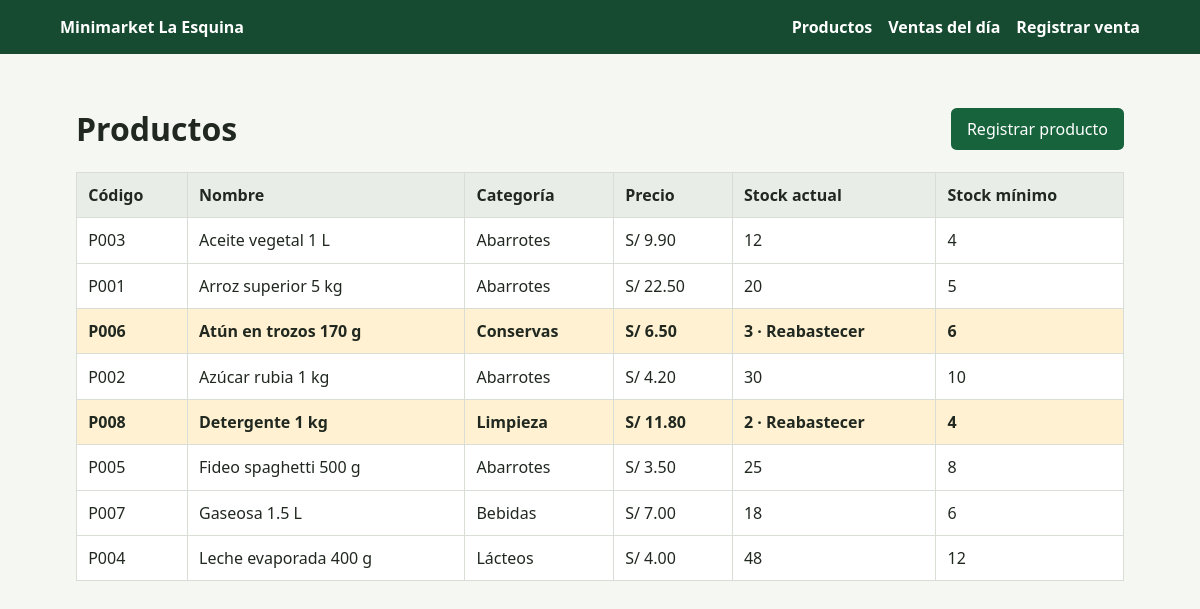
/index.php?route=/productos, run on the app's committed database.
### tables this page shows
CREATE TABLE producto (
    id            INT UNSIGNED  NOT NULL AUTO_INCREMENT,
    codigo        VARCHAR(64)   NOT NULL,                
    nombre        VARCHAR(150)  NOT NULL,
    categoria     VARCHAR(80)   DEFAULT NULL,            
    precio_venta  DECIMAL(10,2) NOT NULL DEFAULT 0.00,    
    stock_actual  INT UNSIGNED  NOT NULL DEFAULT 0,      
    stock_minimo  INT UNSIGNED  NOT NULL DEFAULT 0,      
    PRIMARY KEY (id),
    UNIQUE KEY uk_producto_codigo (codigo),
    CONSTRAINT chk_precio_venta CHECK (precio_venta >= 0),
    CONSTRAINT chk_stock_actual CHECK (stock_actual  >= 0),
    CONSTRAINT chk_stock_minimo CHECK (stock_minimo  >= 0)
);

### app/Core/ViewRenderer.php (called while the page is built, shortened)
<?php
final class ViewRenderer
{
    public function render(string $template, array $data = [], int $status = 200): void
    {
        $templatePath = $this->resolve($template);
        extract($data, EXTR_SKIP);
        require $templatePath;
        $content = (string) ob_get_clean();
        $layoutPath = $this->resolve('layout.php');
        require $layoutPath;
    }
    private function resolve(string $template): string
    {
        $path = $this->directory . DIRECTORY_SEPARATOR
            . str_replace('/', DIRECTORY_SEPARATOR, $template);
        if (!str_ends_with($path, '.php')) {
            $path .= '.php';
        }
        return $path;
    }
}

### app/Controllers/ProductoController.php (called while the page is built, shortened)
<?php
final class ProductoController
{
    public function index(): void
    {
        $this->views->render('productos/index', ['productos' => $this->productos->listarTodos()]);
    }
}

### public/index.php (called while the page is built, shortened)
<?php
require dirname(__DIR__) . '/app/autoload.php';
try {
    $pdo = require dirname(__DIR__) . '/config/database.php';
    $productoRepository = new ProductoRepository($pdo);
    $ventaRepository = new VentaRepository($pdo);
    $productoService = new ProductoService($productoRepository);
    $ventaService = new VentaService($pdo, $productoRepository, $ventaRepository);
    $views = new ViewRenderer(dirname(__DIR__) . '/views');
    $csrf = new CsrfGuard();
    $router = new Router(
        new DashboardController($views),
        new ProductoController($views, $csrf, $productoService, $productoRepository),
        new VentaController($views, $csrf, $ventaService, $productoRepository, $ventaRepository)
    );
    $router->dispatch(
        strtoupper($_SERVER['REQUEST_METHOD'] ?? 'GET'),
        (string) ($_GET['route'] ?? '/')
    );
} catch (TokenCsrfInvalidoException $exception) {
    http_response_code(422);
    error_log($exception->getMessage());
    echo 'Petición no válida. Recargue el formulario e inténtelo nuevamente.';
} catch (StockInsuficienteException $exception) {
    http_response_code(409);
    error_log($exception->getMessage());
    echo 'No hay stock suficiente para completar la venta.';
} catch (ProductoNoEncontradoException $exception) {
    http_response_code(404);
    error_log($exception->getMessage());
    echo 'El producto solicitado no está registrado.';
} catch (Throwable $exception) {
    http_response_code(500);
    error_log((string) $exception);
    echo 'No se pudo completar la solicitud. Revise la configuración o los registros del sistema.';
}

### app/Repositories/ProductoRepository.php (called while the page is built, shortened)
<?php
class ProductoRepository
{
    public function listarTodos(): array
    {
        $statement = $this->pdo->query(
            'SELECT id, codigo, nombre, categoria, precio_venta, stock_actual, stock_minimo
             FROM producto ORDER BY nombre, codigo'
        );
        $productos = [];
        foreach ($statement->fetchAll() as $row) {
            $productos[] = Producto::fromRow($row);
        }
        return $productos;
    }
}

### app/autoload.php (called while the page is built, shortened)
<?php
spl_autoload_register(static function (string $class): void {
    $prefix = 'App\\';
    $relativeClass = substr($class, strlen($prefix));
    $file = __DIR__ . DIRECTORY_SEPARATOR
        . str_replace('\\', DIRECTORY_SEPARATOR, $relativeClass)
        . '.php';
});

### app/Models/Producto.php (called while the page is built, shortened)
<?php
final class Producto
{
    public static function fromRow(array $row): self
    {
        return new self(
            isset($row['id']) ? (int) $row['id'] : null,
            (string) $row['codigo'],
            (string) $row['nombre'],
            isset($row['categoria']) ? (string) $row['categoria'] : null,
            self::decimalToCents((string) $row['precio_venta']),
            (int) $row['stock_actual'],
            (int) $row['stock_minimo']
        );
    }
    public static function decimalToCents(string $amount): int
    {
        [$whole, $fraction] = array_pad(explode('.', $amount, 2), 2, '');
        $cents = (int) str_pad($fraction, 2, '0');
        return ((int) $whole * 100) + $cents;
    }
    public static function centsToDecimal(int $cents): string
    {
        return intdiv($cents, 100) . '.' . str_pad((string) ($cents % 100), 2, '0', STR_PAD_LEFT);
    }
}

### app/Services/VentaService.php (called while the page is built, shortened)
<?php
final class VentaService
{
    public static function debeResaltar(int $stockActual, int $stockMinimo): bool
    {
        return $stockActual <= $stockMinimo;
    }
}

### views/productos/index.php (the view, shortened to what this page needs)
<div class="page-heading">
    <h1>Productos</h1>
    <a class="button" href="<?= $e($url('/productos/crear')) ?>">Registrar producto</a>
</div>
<div class="table-wrap">
    <table>
        <thead>
        <tr><th>Código</th><th>Nombre</th><th>Categoría</th><th>Precio</th><th>Stock actual</th><th>Stock mínimo</th></tr>
        </thead>
        <tbody>
        <?php foreach ($productos as $producto): ?>
            <?php $alerta = \App\Services\VentaService::debeResaltar($producto->stockActual, $producto->stockMinimo); ?>
            <tr class="<?= $alerta ? 'stock-alert' : '' ?>">
                <td><?= $e($producto->codigo) ?></td>
                <td><?= $e($producto->nombre) ?></td>
                <td><?= $e($producto->categoria ?? '—') ?></td>
                <td>S/ <?= $e(\App\Models\Producto::centsToDecimal($producto->precioVentaCentavos)) ?></td>
                <td><?= $e($producto->stockActual) ?><?= $alerta ? ' · Reabastecer' : '' ?></td>
                <td><?= $e($producto->stockMinimo) ?></td>
            </tr>
        <?php endforeach; ?>
        </tbody>
    </table>
</div>

### app/Core/Router.php (shortened to what this page needs)
<?php
final class Router
{
    public function dispatch(string $method, string $route): void
    {
        if ($route === '/productos' && $method === 'GET') {
            $this->productos->index();
            return;
        }
    }
}

### views/layout.php (shortened to what this page needs)
<!doctype html>
<html lang="es">
<head>
    <link rel="stylesheet" href="css/app.css">
</head>
<body>
    <header class="site-header">
        <a href="<?= $e($url('/')) ?>">Minimarket La Esquina</a>
        <nav>
            <a href="<?= $e($url('/productos')) ?>">Productos</a>
            <a href="<?= $e($url('/ventas')) ?>">Ventas del día</a>
            <a href="<?= $e($url('/ventas/crear')) ?>">Registrar venta</a>
        </nav>
    </header>
    <main class="container">
        <?= $content ?>
    </main>
</body>
</html>

### public/css/app.css (style rules this page uses)
:root { font-family: system-ui, -apple-system, "Segoe UI", sans-serif; color: #202820; background: #f5f7f3; }
* { box-sizing: border-box; }
body { margin: 0; }
a { color: #17633b; }
.site-header { display: flex; justify-content: space-between; align-items: center; gap: 1rem; padding: 1rem max(1rem, calc((100% - 1080px) / 2)); background: #174b31; color: white; }
.site-header a { color: white; text-decoration: none; font-weight: 600; }
.site-header nav { display: flex; flex-wrap: wrap; gap: 1rem; }
.container { max-width: 1080px; margin: 2rem auto; padding: 0 1rem; }
.page-heading, .actions { display: flex; align-items: center; flex-wrap: wrap; gap: 1rem; }
.page-heading { justify-content: space-between; }
.button, button { display: inline-block; padding: .65rem 1rem; border: 0; border-radius: .35rem; background: #17633b; color: white; text-decoration: none; font: inherit; cursor: pointer; }
.table-wrap { overflow-x: auto; }
table { width: 100%; border-collapse: collapse; background: white; }
th, td { padding: .7rem; border: 1px solid #d8ded6; text-align: left; }
th { background: #e8eee7; }
.stock-alert { background: #fff1d1; }
.stock-alert td { font-weight: 600; }

### data on the page
producto: codigo "P003", nombre "Aceite vegetal 1 L", categoria "Abarrotes", precioVentaCentavos "9.90", stock_actual "12", stock_minimo "4"
producto: codigo "P001", nombre "Arroz superior 5 kg", categoria "Abarrotes", precioVentaCentavos "22.50", stock_actual "20", stock_minimo "5"
producto: codigo "P006", nombre "Atún en trozos 170 g", categoria "Conservas", precioVentaCentavos "6.50", stock_actual "3", shows "· Reabastecer", stock_minimo "6"
producto: codigo "P002", nombre "Azúcar rubia 1 kg", categoria "Abarrotes", precioVentaCentavos "4.20", stock_actual "30", stock_minimo "10"
producto: codigo "P008", nombre "Detergente 1 kg", categoria "Limpieza", precioVentaCentavos "11.80", stock_actual "2", shows "· Reabastecer", stock_minimo "4"
producto: codigo "P005", nombre "Fideo spaghetti 500 g", categoria "Abarrotes", precioVentaCentavos "3.50", stock_actual "25", stock_minimo "8"
producto: codigo "P007", nombre "Gaseosa 1.5 L", categoria "Bebidas", precioVentaCentavos "7.00", stock_actual "18", stock_minimo "6"
producto: codigo "P004", nombre "Leche evaporada 400 g", categoria "Lácteos", precioVentaCentavos "4.00", stock_actual "48", stock_minimo "12"
